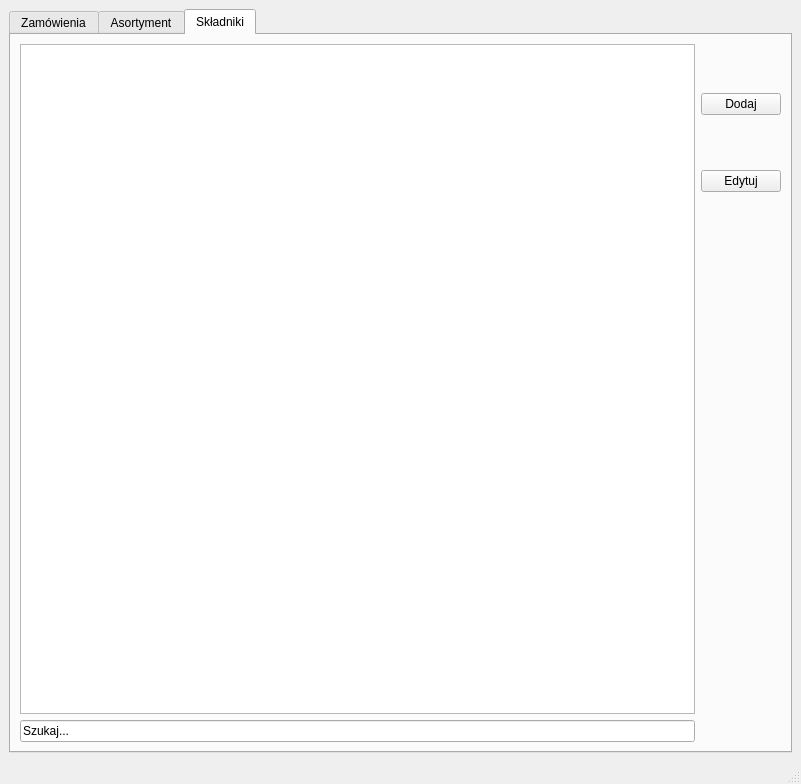
<?xml version="1.0" encoding="UTF-8"?>
<ui version="4.0">
 <class>MainWindow</class>
 <widget class="QMainWindow" name="MainWindow">
  <property name="geometry">
   <rect>
    <x>0</x>
    <y>0</y>
    <width>801</width>
    <height>784</height>
   </rect>
  </property>
  <property name="windowTitle">
   <string>Winnica</string>
  </property>
  <widget class="QWidget" name="centralwidget">
   <layout class="QHBoxLayout" name="horizontalLayout">
    <item>
     <widget class="QTabWidget" name="le_find_ingred">
      <property name="currentIndex">
       <number>2</number>
      </property>
      <widget class="QWidget" name="tabOrders">
       <attribute name="title">
        <string>Zamówienia</string>
       </attribute>
       <layout class="QHBoxLayout" name="horizontalLayout_2">
        <item>
         <layout class="QVBoxLayout" name="verticalLayout_2">
          <item>
           <widget class="QTableWidget" name="orderTableWidget"/>
          </item>
          <item>
           <widget class="QLineEdit" name="le_find">
            <property name="text">
             <string>Szukaj...</string>
            </property>
           </widget>
          </item>
         </layout>
        </item>
        <item>
         <layout class="QVBoxLayout" name="verticalLayout">
          <item>
           <widget class="QPushButton" name="pb_addNewOrder">
            <property name="text">
             <string>Dodaj</string>
            </property>
           </widget>
          </item>
          <item>
           <widget class="QPushButton" name="pb_editOrder">
            <property name="text">
             <string>Edytuj</string>
            </property>
           </widget>
          </item>
          <item>
           <widget class="QPushButton" name="pb_preparation">
            <property name="text">
             <string>Przygotowywane</string>
            </property>
           </widget>
          </item>
          <item>
           <widget class="QPushButton" name="pb_sended">
            <property name="text">
             <string>Nadane</string>
            </property>
           </widget>
          </item>
          <item>
           <widget class="QPushButton" name="pb_received">
            <property name="text">
             <string>Dostarczone</string>
            </property>
           </widget>
          </item>
          <item>
           <widget class="QPushButton" name="pb_printOrder">
            <property name="text">
             <string>Drukuj</string>
            </property>
           </widget>
          </item>
          <item>
           <spacer name="verticalSpacer">
            <property name="orientation">
             <enum>Qt::Orientation::Vertical</enum>
            </property>
            <property name="sizeType">
             <enum>QSizePolicy::Policy::Fixed</enum>
            </property>
            <property name="sizeHint" stdset="0">
             <size>
              <width>20</width>
              <height>500</height>
             </size>
            </property>
           </spacer>
          </item>
         </layout>
        </item>
       </layout>
      </widget>
      <widget class="QWidget" name="tabAssortment">
       <attribute name="title">
        <string>Asortyment</string>
       </attribute>
       <layout class="QHBoxLayout" name="horizontalLayout_3">
        <item>
         <layout class="QVBoxLayout" name="verticalLayout_3">
          <item>
           <widget class="QTableWidget" name="assortmentTableWidget"/>
          </item>
          <item>
           <widget class="QLineEdit" name="le_find_assortment">
            <property name="text">
             <string>Szukaj...</string>
            </property>
           </widget>
          </item>
         </layout>
        </item>
        <item>
         <layout class="QVBoxLayout" name="verticalLayout_4">
          <item>
           <widget class="QPushButton" name="addAssortmentButton">
            <property name="text">
             <string>Dodaj</string>
            </property>
           </widget>
          </item>
          <item>
           <widget class="QPushButton" name="pb_assortEdit">
            <property name="text">
             <string>Edytuj</string>
            </property>
           </widget>
          </item>
          <item>
           <spacer name="verticalSpacer_2">
            <property name="orientation">
             <enum>Qt::Orientation::Vertical</enum>
            </property>
            <property name="sizeType">
             <enum>QSizePolicy::Policy::Fixed</enum>
            </property>
            <property name="sizeHint" stdset="0">
             <size>
              <width>20</width>
              <height>500</height>
             </size>
            </property>
           </spacer>
          </item>
         </layout>
        </item>
       </layout>
      </widget>
      <widget class="QWidget" name="tabIngredients">
       <attribute name="title">
        <string>Składniki</string>
       </attribute>
       <layout class="QHBoxLayout" name="horizontalLayout_4">
        <item>
         <layout class="QVBoxLayout" name="verticalLayout_5">
          <item>
           <widget class="QTableWidget" name="ingredientTableWidget"/>
          </item>
          <item>
           <widget class="QLineEdit" name="le_find_ingred_2">
            <property name="text">
             <string>Szukaj...</string>
            </property>
           </widget>
          </item>
         </layout>
        </item>
        <item>
         <layout class="QVBoxLayout" name="verticalLayout_6">
          <item>
           <widget class="QPushButton" name="pb_addIngredient">
            <property name="sizePolicy">
             <sizepolicy hsizetype="Minimum" vsizetype="Fixed">
              <horstretch>0</horstretch>
              <verstretch>0</verstretch>
             </sizepolicy>
            </property>
            <property name="text">
             <string>Dodaj</string>
            </property>
           </widget>
          </item>
          <item>
           <widget class="QPushButton" name="pb_editIngredient">
            <property name="sizePolicy">
             <sizepolicy hsizetype="Minimum" vsizetype="Fixed">
              <horstretch>0</horstretch>
              <verstretch>0</verstretch>
             </sizepolicy>
            </property>
            <property name="text">
             <string>Edytuj</string>
            </property>
           </widget>
          </item>
          <item>
           <spacer name="verticalSpacer_3">
            <property name="orientation">
             <enum>Qt::Orientation::Vertical</enum>
            </property>
            <property name="sizeType">
             <enum>QSizePolicy::Policy::Minimum</enum>
            </property>
            <property name="sizeHint" stdset="0">
             <size>
              <width>20</width>
              <height>500</height>
             </size>
            </property>
           </spacer>
          </item>
         </layout>
        </item>
       </layout>
      </widget>
     </widget>
    </item>
   </layout>
  </widget>
  <widget class="QMenuBar" name="menubar">
   <property name="geometry">
    <rect>
     <x>0</x>
     <y>0</y>
     <width>801</width>
     <height>20</height>
    </rect>
   </property>
  </widget>
  <widget class="QStatusBar" name="statusbar"/>
 </widget>
 <resources/>
 <connections/>
</ui>
